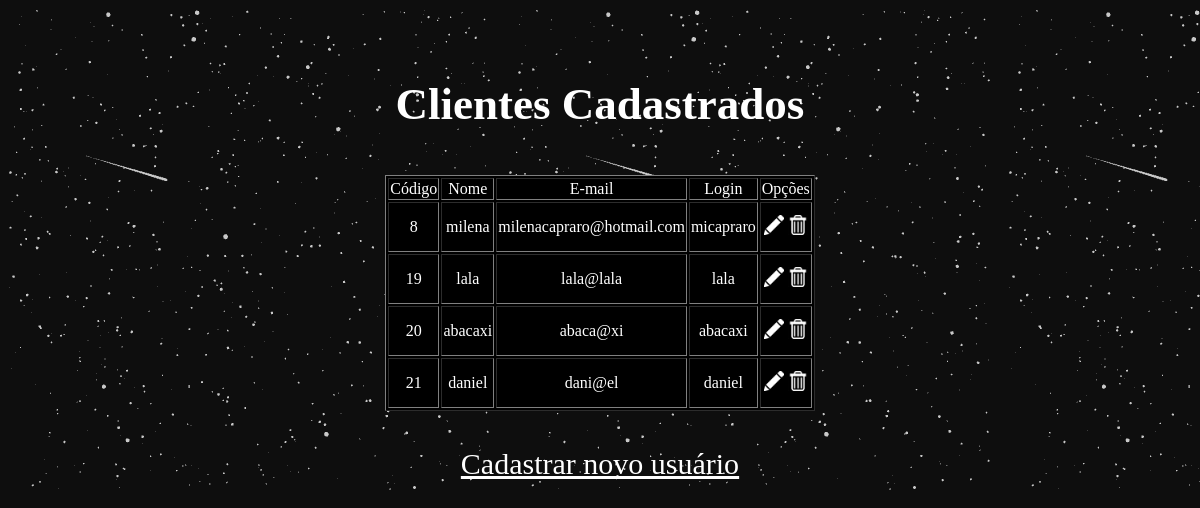
The page /cadastrar-cliente.php on the database as committed earlier.
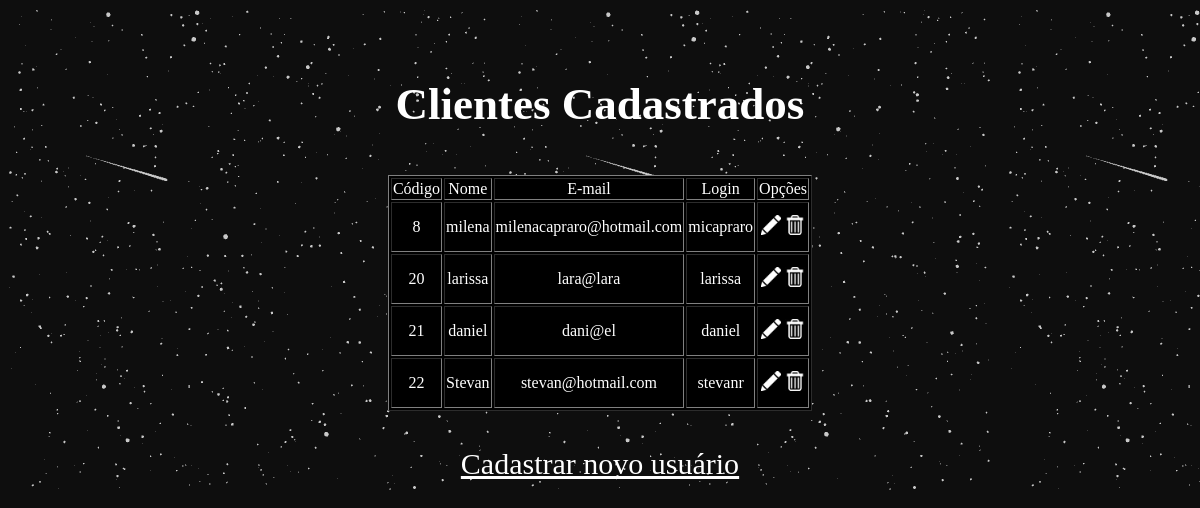
The same page on the database as committed later.
### tables this page shows
CREATE TABLE "usuario" (
	"codigo"	INTEGER PRIMARY KEY AUTOINCREMENT,
	"nome"	varchar(60) NOT NULL,
	"email"	varchar(100),
	"login"	varchar(60) NOT NULL,
	"senha"	varchar(100) NOT NULL
);

### Classes/Conexao.php (called while the page is built, shortened)
<?php
class Conexao {
    public static function getConexao() {
        $caminhoDoArquivo = "sqlite/site.db";
        $con = new \PDO("sqlite:" . $caminhoDoArquivo);
        return $con;
    }
}

### Classes/Usuario.php (called while the page is built, shortened)
<?php
require 'Conexao.php';
class Usuario {
    private $conexao;
    public function __construct() {
        $this->conexao = Conexao::getConexao();
    }
    public function listar() {
        $sql = "select * from usuario;";
        $q = $this->conexao->prepare($sql);
        $q->execute();
        return $q;
    }
}
?>

### cadastrar-cliente.php (the view, shortened to what this page needs)
<?php
require './Classes/Usuario.php';
$usu = new Usuario();
$usuarios = $usu->listar();
?>
<html>
    <head>
        <link href="css/layout.css" rel="stylesheet" type="text/css">
    </head>
    <body>
        <h3>Clientes Cadastrados</h3>
        <table  border="1" id="1" style="background-color: black; width:10em; height: 2em; margin:auto">
            <tr>
                <td>Código</td>
                <td>Nome</td>
                <td>E-mail</td>
                <td>Login</td>
                <td>Opções</td>
            </tr>
            <tbody>
                 <?php foreach ($usuarios as $index=>$usuario) { ?>
            <tr>
                <td style="background-color: black; width:500px; height: 50; margin:auto"><?php echo $usuario ['codigo']; ?></td>
                <td><?php echo $usuario ['nome'] ?></td>
                <td><?php echo $usuario ['email'] ?></td>
                <td><?php echo $usuario ['login'] ?></td>
                <td>
                    <a style="color: white" href="editar.php?codigo=<?php echo $usuario ['codigo']; ?> &editar" ><img src="css/editar.png" width="20"></a>
                    <a style="color: white" href="eliminar.php?codigo=<?php echo $usuario ['codigo']; ?> &excluir" ><img src="css/apagar.png" width="20"></a>
                </td>
            </tr>
           <?php } ?>
            </tbody>
            </table>
        <br><br>
        <a href="index.php" class="titulo" style="color: white; font-family: sant; font-size: 30px;">Cadastrar novo usuário</a>
    </body>
</html>

### css/layout.css (style rules this page uses)
* { box-sizing: border-box; }
body { padding: 70px; text-align-last: center; font-family: sant; color: white; background-image: url(gif3.gif); background-attachment: fixed; background-repeat: repeat; }
h3 { font-size: 45px; }

Rows that differ between the two databases and show on the page:
removed usuario: codigo "19", nome "lala", email "lala@lala", login "lala"
changed usuario id 20: nome "abacaxi" → "larissa"; email "abaca@xi" → "lara@lara"; login "abacaxi" → "larissa"
added usuario: codigo "22", nome "Stevan", email "stevan@hotmail.com", login "stevanr"
